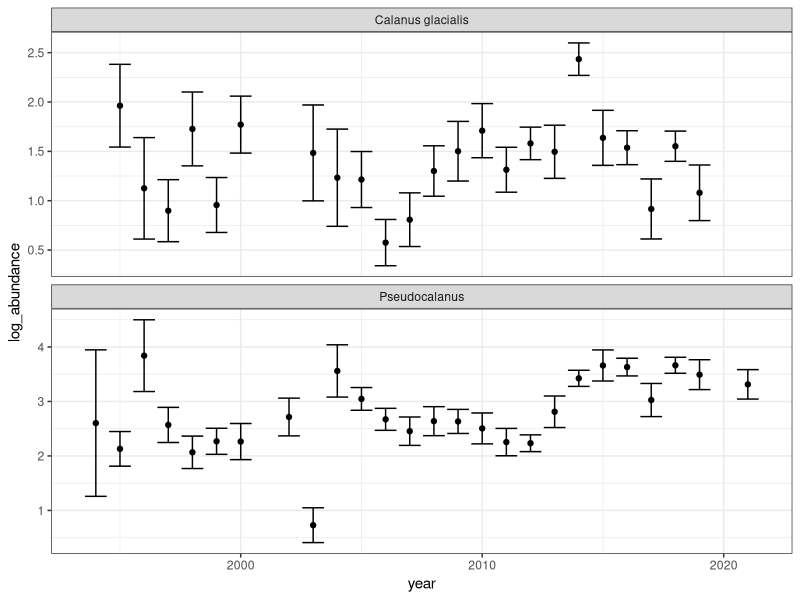

Source code (R):
# create an index of annual Calanus and Pseudocalanus abundance
# controlling for spatial-temporal differences in sampling among years

library(tidyverse)
library(mgcv)

theme_set(theme_bw())

# load data
dat <- read.csv("./Data/Calanus_Pseudo_Combined.csv", row.names = 1)

# add a Julian day column and turn year into a factor

dat <- dat %>%
  mutate(julian = 
           lubridate::yday(lubridate::parse_date_time(paste(DAY, MONTH, YEAR, sep = "-"), order = "dmy")),
         year_fac = as.factor(YEAR)) %>%
         rename(lat = LAT,
                long = LON,
                log_abundance = log10_EST_NUM_PERM3)


# fit model to each spp. group to control for lat,long and julian day and 
# estimate an annual abundance

pseudo.dat <- dat %>%
  filter(TAXA == "Pseudocalanus spp.")

pseudo.mod <- gam(log_abundance ~ te(long, lat) + s(julian, k = 5) + year_fac, 
                  data = pseudo.dat)

summary(pseudo.mod)
# plot(pseudo.mod)


##

calanus.dat <- dat %>%
  filter(TAXA == "Calanus glacialis")

calanus.mod <- gam(log_abundance ~ te(long, lat) + s(julian, k = 5) + year_fac, 
                  data = calanus.dat)

summary(calanus.mod)
# plot(calanus.mod)

# now create new data frame with average lat, long, and day and predict abundance for each year

new.pseudo.dat <- data.frame(julian = mean(pseudo.dat$julian),
                      lat = mean(pseudo.dat$lat),
                      long = mean(pseudo.dat$long),
                      year_fac = unique(pseudo.dat$year_fac))

pseudo.pred <- predict(pseudo.mod, newdata = new.pseudo.dat, se = T)


new.calanus.dat <- data.frame(julian = mean(calanus.dat$julian),
                             lat = mean(calanus.dat$lat),
                             long = mean(calanus.dat$long),
                             year_fac = unique(calanus.dat$year_fac))

calanus.pred <- predict(calanus.mod, newdata = new.calanus.dat, se = T)


pred.dat <- rbind(data.frame(year = new.pseudo.dat$year_fac,
                             log_abundance = pseudo.pred$fit,
                             LCI = pseudo.pred$fit - 1.96 * pseudo.pred$se.fit,
                             UCI = pseudo.pred$fit + 1.96 * pseudo.pred$se.fit,
                             group = "Pseudocalanus"),
                  data.frame(year = new.calanus.dat$year_fac,
                             log_abundance = calanus.pred$fit,
                             LCI = calanus.pred$fit - 1.96 * calanus.pred$se.fit,
                             UCI = calanus.pred$fit + 1.96 * calanus.pred$se.fit,
                             group = "Calanus glacialis")) %>%
  mutate(year = as.numeric(as.character(year)))

ggplot(pred.dat, aes(year, log_abundance)) +
  geom_point() +
  geom_errorbar(aes(ymin = LCI, ymax = UCI)) +
  facet_wrap(~group, scales = "free_y", ncol = 1)

# and save
write.csv(pred.dat, "./Data/summarized_zooplankton.csv", row.names = F)

